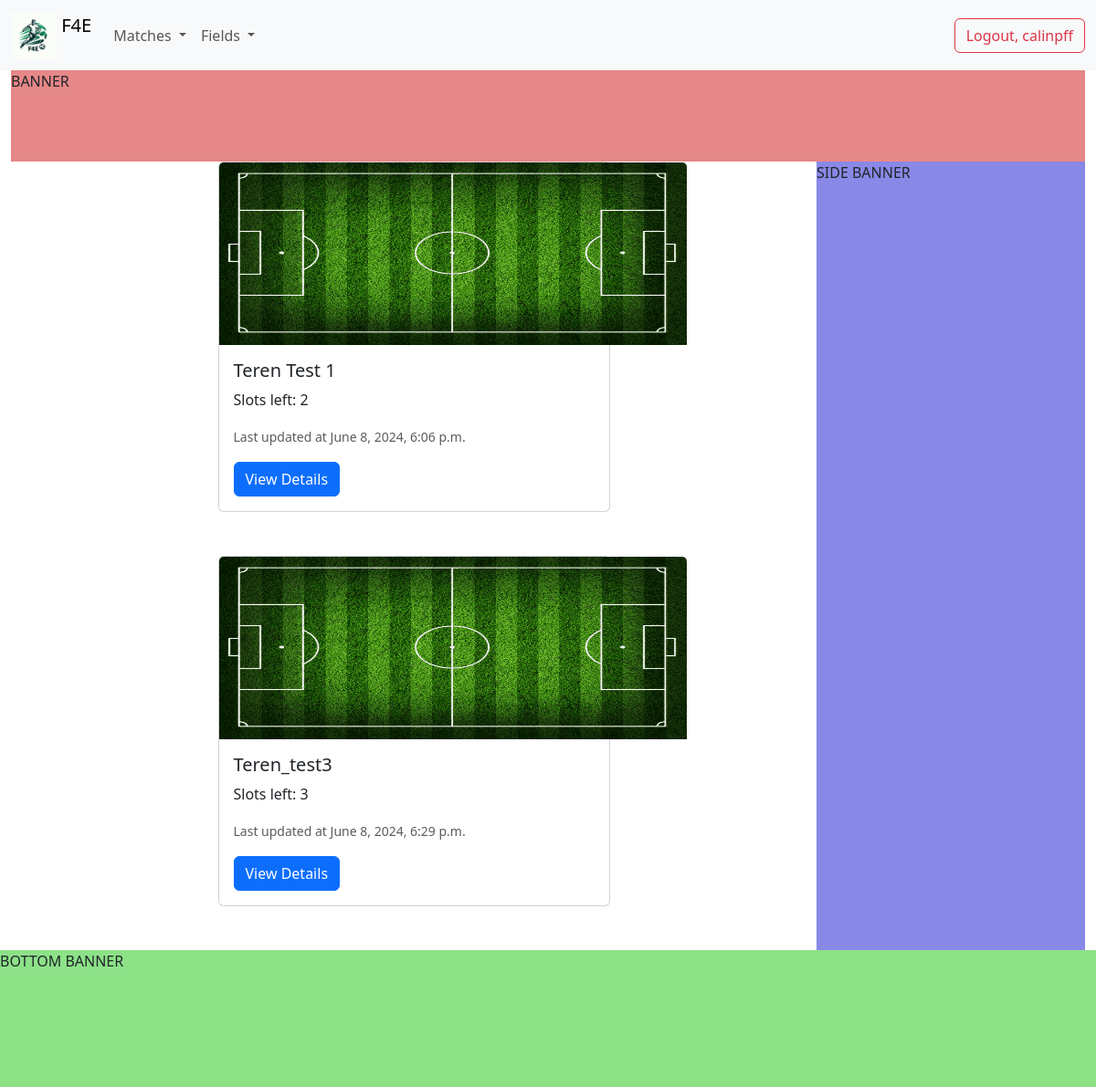
Before: / (signed in) with the older database file.
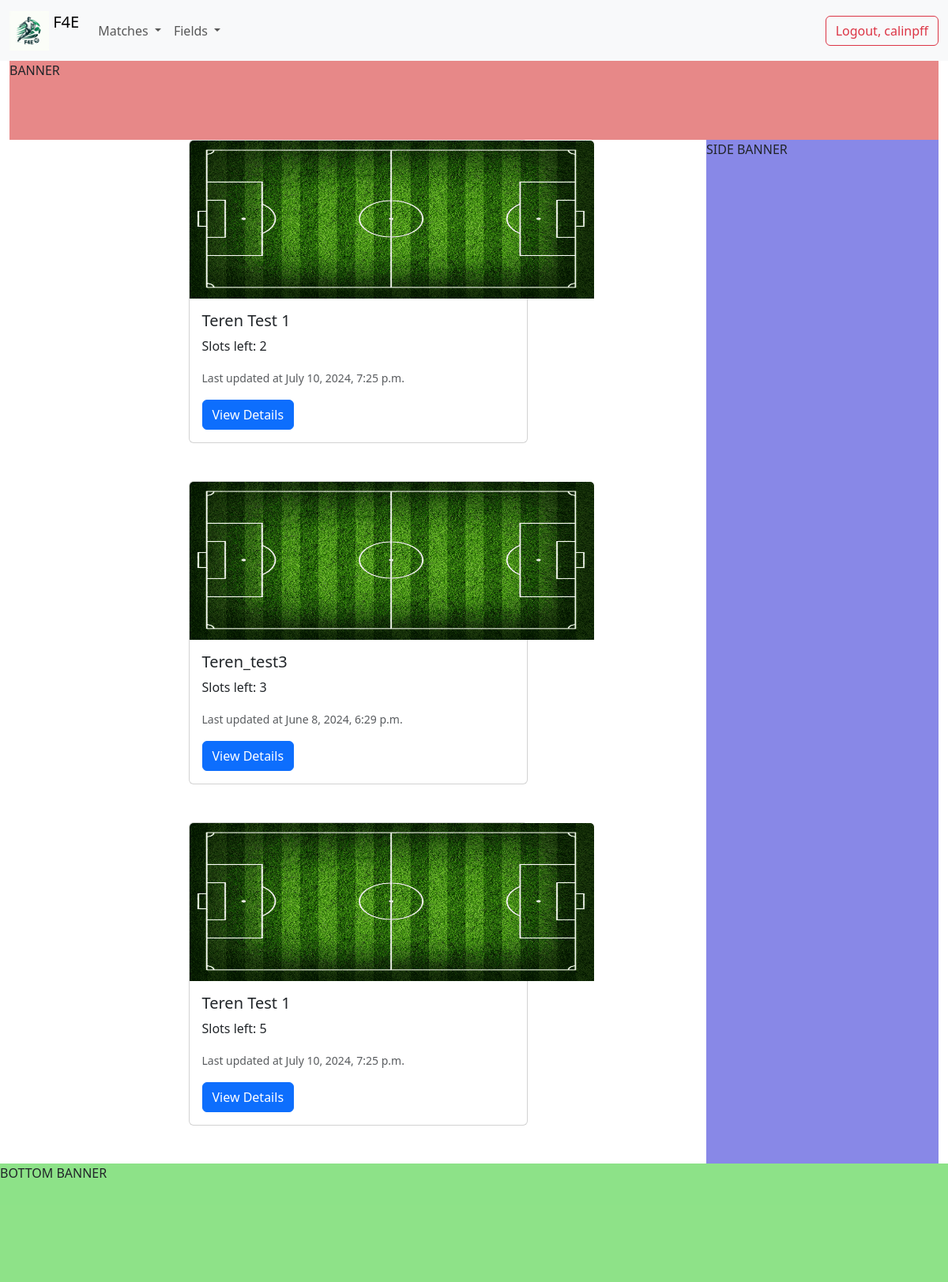
After: the same page with the newer database file.
### players/models.py (models this page shows, shortened)
class Player(AbstractUser):
    pass

class Match(models.Model):
    organizer = models.ForeignKey(Player, on_delete=models.CASCADE, related_name='organizer', null=True)
    participants = models.ManyToManyField(Player, blank=True, related_name='participants')
    start_date = models.DateField(default=timezone.now)
    start_hour = models.TimeField(default=timezone.now)
    end_hour = models.TimeField(default=timezone.now)
    field = models.ForeignKey(Field, on_delete=models.CASCADE, default=True)
    duration = models.DurationField(default=timedelta(minutes=60))
    number_of_slots = models.PositiveIntegerField(default=1)
    price = models.DecimalField(max_digits=10, decimal_places=2)
    created_at = models.DateTimeField(auto_now_add=True, null=True)
    updated_at = models.DateTimeField(auto_now=True)

class Field(models.Model):
    name = models.CharField(max_length=250)
    latitude = models.FloatField()
    longitude = models.FloatField()
    field_image = models.ImageField(upload_to='field_image/', default="field_image/teren_sintetic_test.png")
    def __str__(self):
        return self.name

### players/views.py (the view)
# urls.py: path('', views.MatchListView.as_view(), name='list_of_matches'),
class MatchListView(LoginRequiredMixin, ListView):
    template_name = 'matches/list_of_matches.html'
    model = Match
    context_object_name = 'all_matches'

### templates/matches/list_of_matches.html (shortened to what this page needs)
{% extends 'base.html' %}
{% load static %}
{% block content %}
    <div class="container-fluid">
        <div style="height: 100px !important; background-color: #cc000077" class="col-12 m-0 p-0">
            <p>BANNER</p>
        </div>
        <div class="row m-0 p-0">
            <div class="col-lg-9 col-12">
                <div class="col-md-6 offset-3">
                    {% for match in all_matches %}
                        <div class="card mb-5">
                            <img src="{{ match.field.field_image.url }}" style="height: 200px; width: 512px"
                                 class="card-img-top" alt="Field Preview">
                            <div class="card-body">
                                <h5 class="card-title">{{ match.field }}</h5>
                                <p class="card-text">Slots left: {{ match.number_of_slots }}</p>
                                <p class="card-text"><small class="text-body-secondary">Last updated
                                    at {{ match.updated_at }}</small></p>
                                <a class="btn btn-primary" href="{% url 'match_details' match.id %}" role="button">View
                                    Details</a>
                            </div>
                        </div>
                    {% endfor %}
                </div>
            </div>
            <div class="col-lg-3 col-12 m-0 p-0" style="background-color: #0000cc77">
                <p>SIDE BANNER</p>
            </div>
        </div>
        <div class="row">
            <div class="col-12 m-0 p-0" style="height: 150px; background-color: #0cc00077">
                <p>BOTTOM BANNER</p>
            </div>
        </div>
    </div>
{% endblock %}

### templates/base.html (shortened to what this page needs)
{% load static %}
<!DOCTYPE html>
<html lang="en">
<head>
    <link href="https://cdn.jsdelivr.net/npm/bootstrap@5.3.3/dist/css/bootstrap.min.css" rel="stylesheet"
>
</head>
<body>
{% include 'navbar.html' %}
{% block content %} {% endblock %}
</body>
</html>

### templates/navbar.html (shortened to what this page needs)
{% load static %}
<nav class="navbar navbar-expand-lg bg-body-tertiary">
    <div class="container-fluid">
        <a class="navbar-brand" href="{% url 'list_of_matches' %}">
            <img src="{% static 'images/F4E.jpeg' %}" alt="Logo" width="50" height="50"
                 class="d-inline-block align-text-top">
            F4E</a>
        <div class="collapse navbar-collapse" id="navbarSupportedContent">
            <ul class="navbar-nav me-auto mb-2 mb-lg-0">
                {% if user.is_authenticated %}
                    <li class="nav-item dropdown">
                        <a class="nav-link dropdown-toggle" href="#" role="button" data-bs-toggle="dropdown"
                           aria-expanded="false">
                            Matches
                        </a>
                    <li class="nav-item dropdown">
                        <a class="nav-link dropdown-toggle" href="#" role="button" data-bs-toggle="dropdown"
                           aria-expanded="false">
                            Fields
                        </a>
                    </li>
                {% endif %}
            </ul>
            <div class="d-flex">
                {% if user.is_authenticated %}
                    <form method="post" action="{% url 'logout' %}">
                        <button type="submit" class="btn btn-outline-danger">Logout, {{ user.username }}</button>
                    </form>
                {% else %}
                    <a href="{% url 'login' %}" class="btn btn-outline-primary">Login</a>
                    <a href="{% url 'create_user' %}" class="btn btn-outline-secondary">Sign up</a>
                {% endif %}
            </div>
        </div>
    </div>
</nav>

Changed rows visible on the page:
changed Match (number 1 of 3 on the later page): updated_at "June 8, 2024, 6:06 p.m." → "July 10, 2024, 7:25 p.m."
added Match: field.field_image (picture), field "Teren Test 1", number_of_slots "5", updated_at "July 10, 2024, 7:25 p.m."
